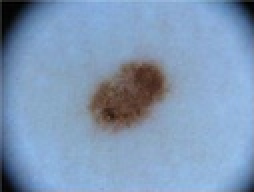
#> input picture preproccessing/image.jpg, 127 x 96 px (shown 2 times larger); its folder holds only this picture in this run
$ python -i preproccess_scripts.py   (imports and definitions only)
#> lines starting #> are read from the running program, lines starting #| are printed output that depends on the picture; after the words box and inside, x2 and y2 are one past the last pixel; in counts of white or black regions, pixels touching at a corner belong together
import cv2
import numpy as np
from scipy.ndimage.morphology import binary_fill_holes


def get_cancer_mole(img, k_size=5):

    """
    runs gray and blur for np images
    in a list and returns new list

    Inputs
    ----------------
    img: list of numpy RGB img files

    Outputs
    -----------------------
    proccessed: list of gray and blurred 3-D np files
    """
#> called with k_size = 5

    #grey image
    img = cv2.cvtColor(img, cv2.COLOR_RGB2GRAY)
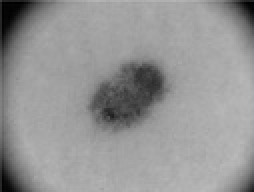
#> img: shape (96, 127) (shown 2 times larger); min 0, max 187, mean 148.9

    # blur image
    blur = cv2.GaussianBlur(img,(k_size,k_size),0)

    # apply Otsu's threshold
    ret3, mask = cv2.threshold(blur,0,255,cv2.THRESH_BINARY+cv2.THRESH_OTSU)
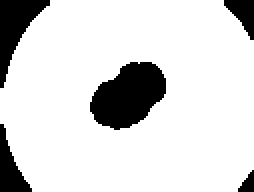
#> mask: shape (96, 127) (shown 2 times larger); 85% white; 5 black regions, box (x1, y1, x2, y2) and area: (45, 31, 83, 65) 883, (0, 0, 25, 44) 470, (0, 62, 16, 96) 261, (112, 0, 127, 20) 165, (119, 85, 127, 96) 53
#> ret3 = 118

    # Run blur to close contours and remove remaining noise
    se = np.ones((11,11), dtype='uint8')
    mask = cv2.morphologyEx(mask, cv2.MORPH_CLOSE, se)
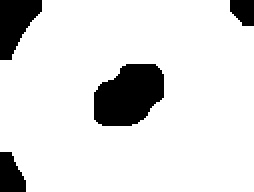
#> mask: shape (96, 127) (shown 2 times larger); 87.1% white; 4 black regions, box (x1, y1, x2, y2) and area: (47, 32, 82, 63) 838, (0, 0, 21, 30) 406, (0, 76, 13, 96) 201, (115, 0, 127, 13) 129
    mask = cv2.morphologyEx(mask, cv2.MORPH_CLOSE, se)

    return mask


# [107 lines left out: functions get_cancer_mask, juxtapose_mole_and_background, load_data, not called in this run]

>>> import cv2
>>> picture = cv2.cvtColor(cv2.imread('image.jpg'), cv2.COLOR_BGR2RGB)
>>> result = get_cancer_mole(picture)
